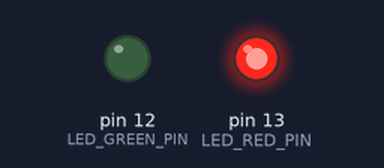
This sketch was run on a simulated Arduino Uno, built with avr-gcc and run on an emulated ATmega328P. On the bench: output pins drawn as LEDs (lit = HIGH).

Above: at 0.5 s.
At 1.5 s:
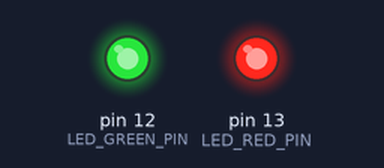
At 2.5 s:
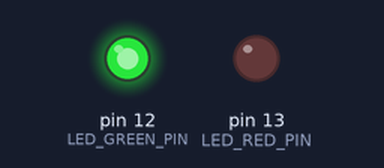
At 3.5 s:
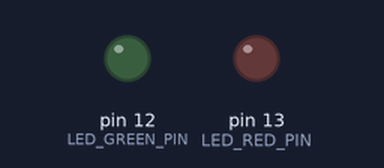
Timing chart, 0 to 5.2 s (numbered marks = the images above):
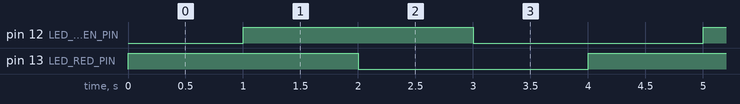

The sketch:

04_Rhythmic_LEDs.ino
```cpp
/*
 * 04 - Rhythmic LEDs
 * ------------------
 * Sequência ritmada de quatro estados:
 *   1) liga vermelho
 *   2) liga verde (vermelho continua aceso)
 *   3) desliga vermelho (verde continua aceso)
 *   4) desliga verde
 * Resultado: padrão "cascata" entre os dois LEDs.
 *
 * Hardware: Arduino UNO + 2 LEDs + 2 resistores de 220 ohms
 * Pinagem:  LED vermelho no pino 13, LED verde no pino 12
 *
 * Conceitos: sequenciamento temporal, pinMode, digitalWrite, delay
 */

const byte LED_RED_PIN = 13;
const byte LED_GREEN_PIN = 12;
const unsigned long STEP_MS = 1000;

void setup() {
  pinMode(LED_RED_PIN, OUTPUT);
  pinMode(LED_GREEN_PIN, OUTPUT);
}

void loop() {
  digitalWrite(LED_RED_PIN, HIGH);
  delay(STEP_MS);

  digitalWrite(LED_GREEN_PIN, HIGH);
  delay(STEP_MS);

  digitalWrite(LED_RED_PIN, LOW);
  delay(STEP_MS);

  digitalWrite(LED_GREEN_PIN, LOW);
  delay(STEP_MS);
}
```

Measured:
- by itself, pin 12 (LED_GREEN_PIN), pin 13 (LED_RED_PIN): alternates HIGH for 2.0 s and LOW for 2.0 s
- by itself, everything shown: repeats every 4.0 s, in 4 steps
